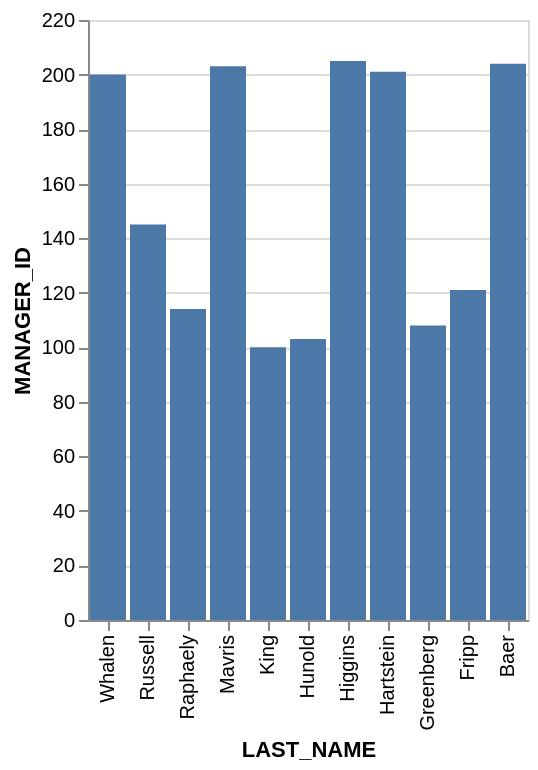

The specification (Vega-Lite) saved for this image:
### Vega-Lite specification from a JSON file in a GitHub repository (floating-point values rounded to 4 significant figures)
{"data": {"values": [{"x_data": "Whalen", "y_data": 200}, {"x_data": "Russell", "y_data": 145}, {"x_data": "Raphaely", "y_data": 114}, {"x_data": "Mavris", "y_data": 203}, {"x_data": "King", "y_data": 100}, {"x_data": "Hunold", "y_data": 103}, {"x_data": "Higgins", "y_data": 205}, {"x_data": "Hartstein", "y_data": 201}, {"x_data": "Greenberg", "y_data": 108}, {"x_data": "Fripp", "y_data": 121}, {"x_data": "Baer", "y_data": 204}]}, "mark": "bar", "encoding": {"x": {"field": "x_data", "type": "nominal", "title": "LAST_NAME", "sort": "descending"}, "y": {"field": "y_data", "type": "quantitative", "title": "MANAGER_ID"}}}
